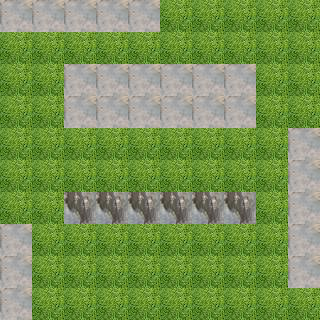

A level layout from a 2D game, rendered from its tile map. Below: a short description, then the map file with tile-grid data replaced by summaries:
An orthogonal 10x10 tile map with 32x32 px tiles, 2 tile layers (background, collision), 2 tilesets and 1 object (portal).

<map version="1.0" orientation="orthogonal" width="10" height="10" tilewidth="32" tileheight="32">
 <tileset firstgid="1" name="stone" tilewidth="32" tileheight="32">
  <image source="stone.jpg" width="259" height="194" />
  <tile id="1">
   <properties>
    <property name="WallType" value="1" />
   </properties>
  </tile>
 </tileset>
 <tileset firstgid="49" name="grass" tilewidth="32" tileheight="32">
  <image source="grass.jpg" width="259" height="194" />
  <tile id="0">
   <properties>
    <property name="WallType" value="0" />
   </properties>
  </tile>
  <tile id="1">
   <properties>
    <property name="WallType" value="0" />
   </properties>
  </tile>
 </tileset>
 <layer name="background" width="10" height="10">
  <data>[100 cells, 69 non-empty, 1 distinct tile ids]</data>
 </layer>
 <layer name="collision" width="10" height="10">
  <data>[100 cells, 31 non-empty, 2 distinct tile ids]</data>
 </layer>
 <objectgroup name="portal" width="10" height="10">
  <object name="0" type="portal" x="224" y="4" width="62" height="26">
   <properties>
    <property name="toPortal" value="0" />
    <property name="toZone" value="0" />
   </properties>
  </object>
 </objectgroup>
</map>
